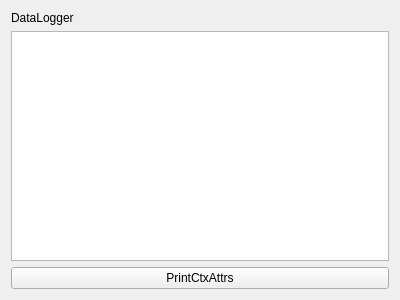
<?xml version="1.0" encoding="UTF-8"?>
<ui version="4.0">
 <class>DataLoggerInfoPage</class>
 <widget class="QWidget" name="DataLoggerInfoPage">
  <property name="geometry">
   <rect>
    <x>0</x>
    <y>0</y>
    <width>400</width>
    <height>300</height>
   </rect>
  </property>
  <property name="windowTitle">
   <string>Form</string>
  </property>
  <layout class="QVBoxLayout" name="verticalLayout">
   <item>
    <widget class="QLabel" name="label">
     <property name="text">
      <string>DataLogger</string>
     </property>
    </widget>
   </item>
   <item>
    <widget class="QTextBrowser" name="textBrowser"/>
   </item>
   <item>
    <widget class="QPushButton" name="pushButton">
     <property name="text">
      <string>PrintCtxAttrs</string>
     </property>
    </widget>
   </item>
  </layout>
 </widget>
 <resources/>
 <connections/>
</ui>
